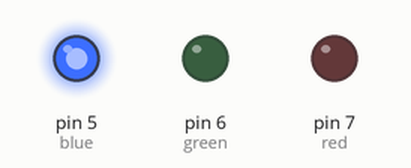
Recording of a sketch running on a simulated Arduino Uno, built with avr-gcc and run on an emulated ATmega328P. Shown: output pins drawn as LEDs (lit = HIGH).

Above: at 0.5 s.
At 1.5 s:
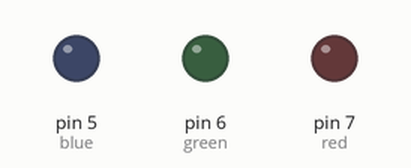
At 2.5 s:
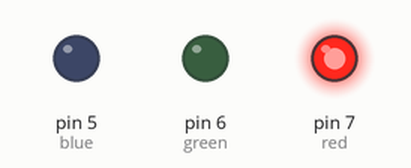
At 4.5 s:
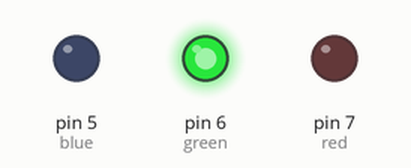
At 6.5 s:
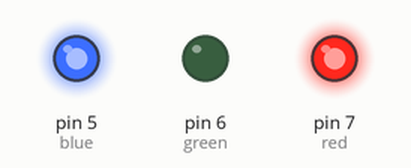
At 8.0 s:
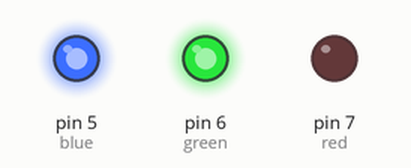
Timing chart, 0 to 10.4 s (numbered marks = the images above):
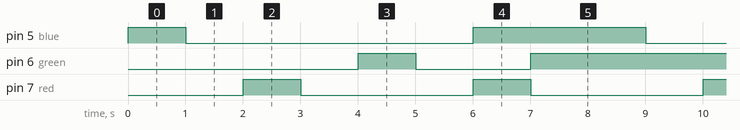

Measured:
- by itself, pin 5 (blue): repeats every 8.0 s: LOW 5.0 s, HIGH 3.0 s
- by itself, pin 6 (green): repeats every 8.0 s: LOW 2.0 s, HIGH 6.0 s
- by itself, pin 7 (red): alternates HIGH for 1.0 s and LOW for 3.0 s

The sketch:

SMD_LED.ino
```cpp
const int blue = 5;//set blue to pin 5

const int red = 7;//set red to pin 7

const int green = 6;//set green to pin 6


void setup() {


pinMode(blue, OUTPUT);//set blue as an output

pinMode(red, OUTPUT);//set red as an output

pinMode(green, OUTPUT);//set green as an output

}

void loop() {


  digitalWrite(blue,HIGH);//color sequence for cycling through blue, red, green. One at a time.

  delay(1000);

  digitalWrite(blue,LOW);

  delay(1000);

  digitalWrite(red,HIGH);

  delay(1000);

  digitalWrite(red, LOW);

  delay(1000);

  digitalWrite(green, HIGH);

  delay(1000);

  digitalWrite(green, LOW);

  delay(1000);


  digitalWrite(blue, HIGH);//color sequence for purple

  digitalWrite(red, HIGH);

  digitalWrite(green, LOW);

  delay(1000);

  digitalWrite(blue, HIGH);//color sequence for turquoise

  digitalWrite(green, HIGH);

  digitalWrite(red, LOW);

  delay(1000);


}
```
